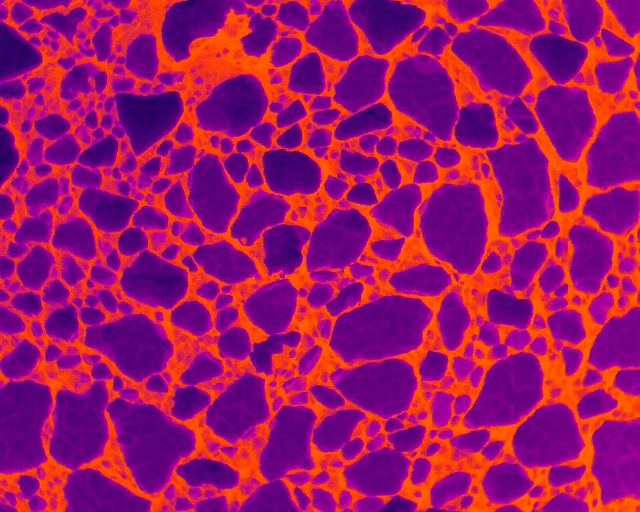
#> input picture watershed_scripts/sea_ice_thermal.jpg, 640 x 512 px
$ python watershed.py
#> lines starting #> are read from the running program, lines starting #| are printed output that depends on the picture; after the words box and inside, x2 and y2 are one past the last pixel; in counts of white or black regions, pixels touching at a corner belong together
"""watershed detector based on https://www.youtube.com/watch?v=3MUxPn3uKSk

does not work great. try threshold 100 w/ cv.THRESH_BINARY_INV for okay-ish results
"""

import cv2 as cv
import numpy as np
import matplotlib.pyplot as plt
import os

def watershed():
    root = os.getcwd()
    img_path = os.path.join('sea_ice_thermal.jpg')
    img = cv.imread(img_path)
#> img is the input picture: shape (512, 640, 3); mean B, G, R 100, 20, 158.3
    img_gray = cv.cvtColor(img, cv.COLOR_BGR2GRAY)
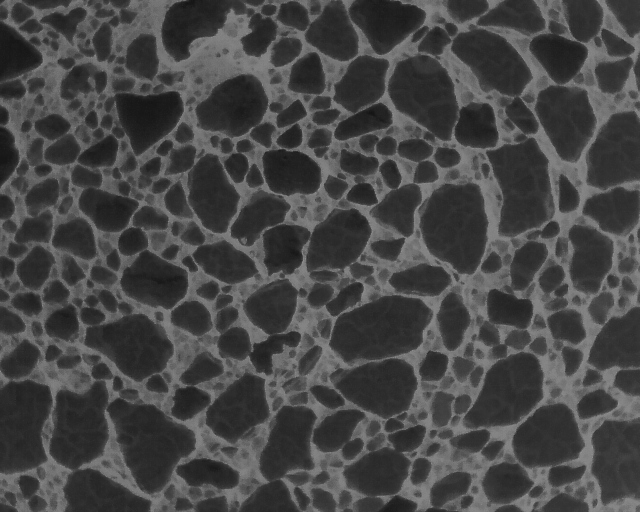
#> img_gray: shape (512, 640); min 20, max 149, mean 70.5
    img_RGB = cv.cvtColor(img, cv.COLOR_BGR2RGB)

    # added bilateral filter
    plt.figure()
    plt.subplot(231)
    plt.imshow(img_gray, cmap='gray')

    # Apply CLAHE
    clahe = cv.createCLAHE(clipLimit=1.5, tileGridSize=(8, 8))
    img_gray_eq = clahe.apply(img_gray)
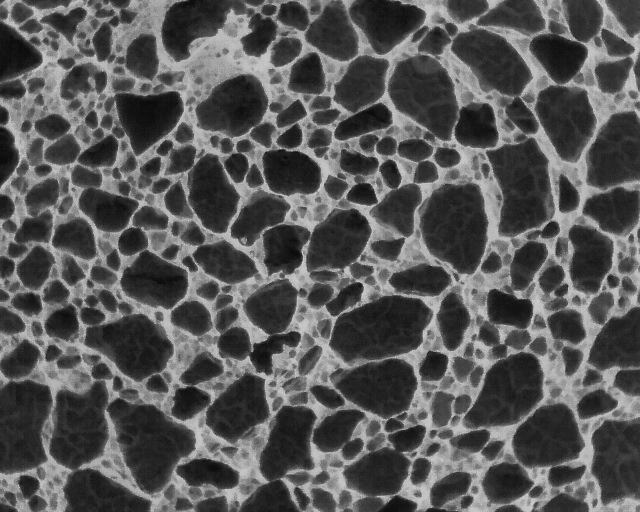
#> img_gray_eq: shape (512, 640); min 10, max 206, mean 86.9
    cv.imwrite('clahe_output.jpg', img_gray_eq)

    # img_bilateral = cv.bilateralFilter(img_gray, d=9, sigmaColor=75, sigmaSpace=75)
    # plt.imshow(img_bilateral, cmap='gray')
    #cv.imwrite('bilateral_output.jpg', img_bilateral)

    # apply gaussian blur
    img_blur = cv.GaussianBlur(img_gray_eq, (5, 5), 0)
    plt.imshow(img_blur, cmap='gray')

    plt.subplot(232)
    _, img_threshold = cv.threshold(img_blur, 40, 255, cv.THRESH_BINARY_INV)
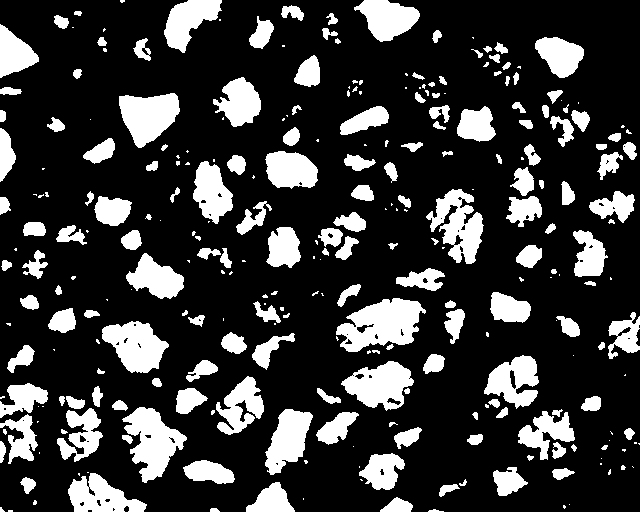
#> img_threshold: shape (512, 640); 22% white; 287 white regions (115 under 20 px), largest, box (x1, y1, x2, y2) and area: (336, 298, 426, 352) 2973, (122, 407, 187, 483) 2518, (426, 189, 484, 264) 2255
    plt.imshow(img_threshold, cmap='gray')

    # [4 lines of commented-out code are left out]

    plt.subplot(234)
    dist_transform = cv.distanceTransform(img_threshold, cv.DIST_L2, 5)
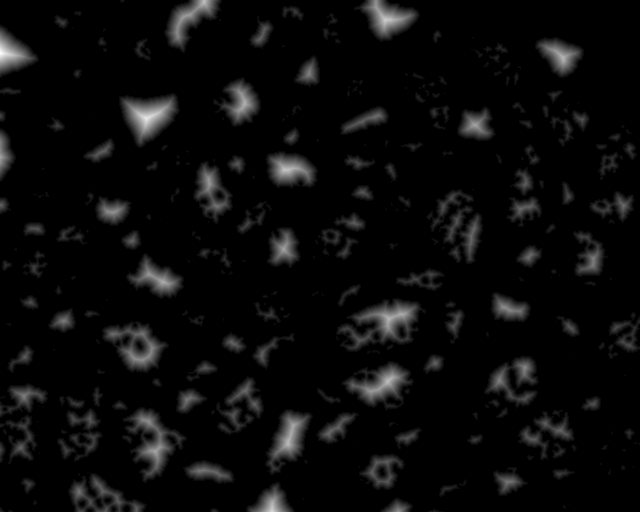
#> dist_transform: shape (512, 640) float32; min 0, max 22.57, mean 0.9; drawn with min black and max white
    plt.imshow(dist_transform)

    plt.subplot(235)
    _, dist_threshold = cv.threshold(dist_transform, 5, 255, cv.THRESH_BINARY)
#> dist_threshold: shape (512, 640) float32; 6.6% white; 118 white regions (43 under 20 px), largest, box (x1, y1, x2, y2) and area: (124, 98, 175, 143) 1366, (356, 303, 417, 340) 1076, (364, 0, 415, 37) 1034
    plt.imshow(dist_threshold)

    plt.subplot(236)
    dist_threshold = np.uint8(dist_threshold)
    _, labels = cv.connectedComponents(dist_threshold)
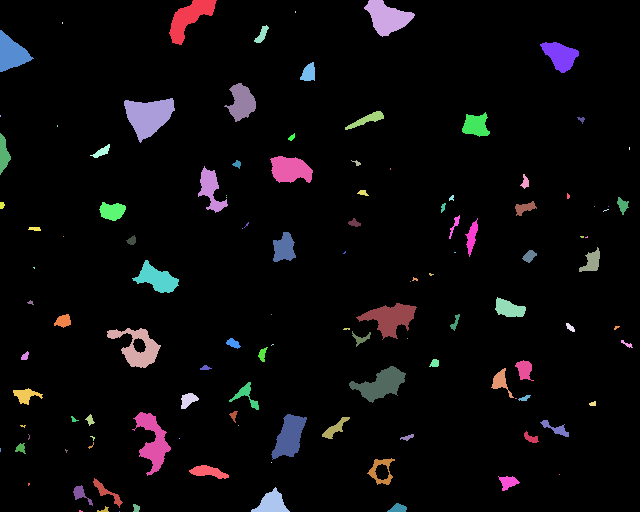
#> labels: shape (512, 640) int32; 119 distinct labels, from 0 to 118; one colour per label, 0 black
    plt.imshow(labels)

    plt.figure()
    plt.subplot(121)
    labels = np.int32(labels)
    labels = cv.watershed(img_RGB, labels)
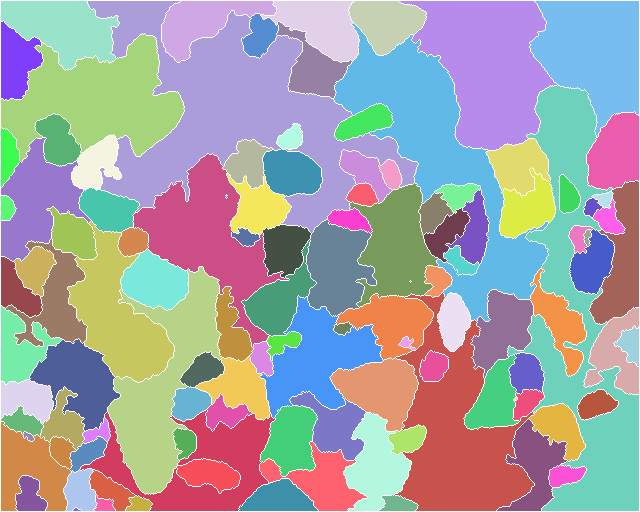
#> labels: shape (512, 640) int32; 116 distinct labels, from -1 to 117; one colour per label, 0 black, -1 white

    plt.imshow(labels)

    plt.subplot(122)
    img_RGB[labels == -1] = [255, 0, 0]
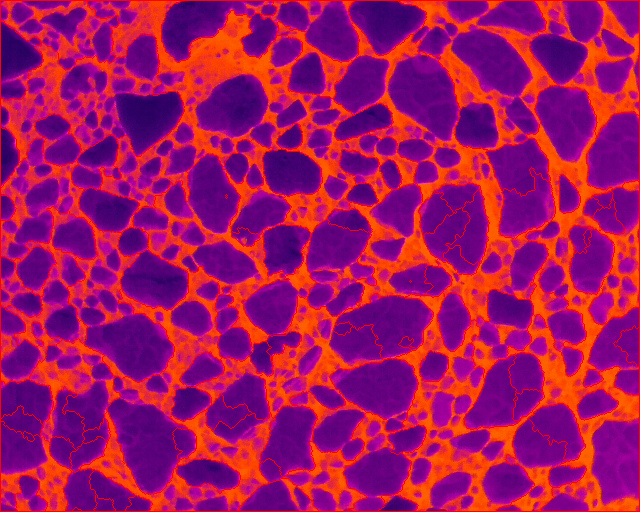
#> img_RGB: shape (512, 640, 3); mean R, G, B 161.3, 18.7, 95.8
    plt.imshow(img_RGB)

    plt.show()

if __name__ == "__main__":
    watershed()
